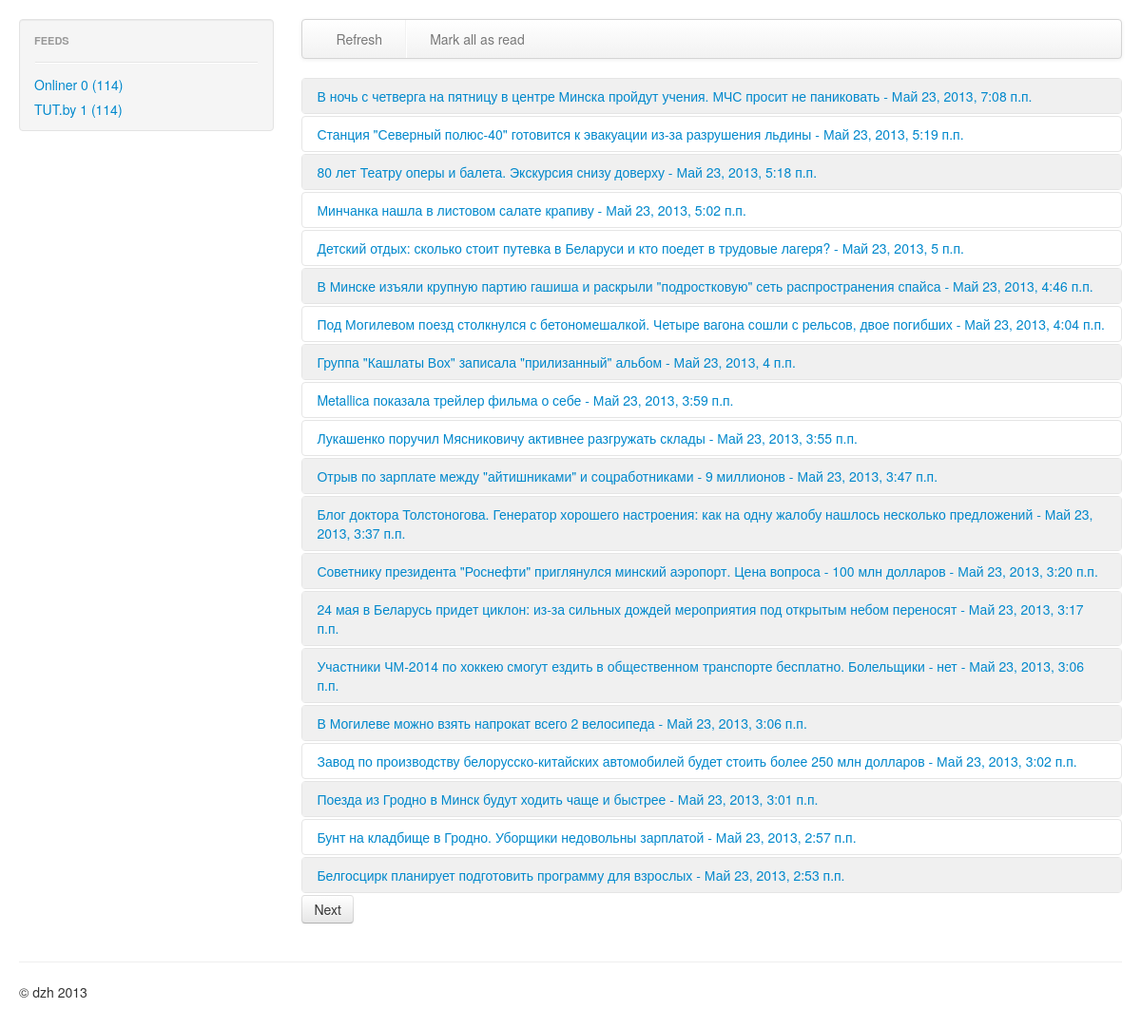
Page /reader/feeds/2/page on the earlier database version.
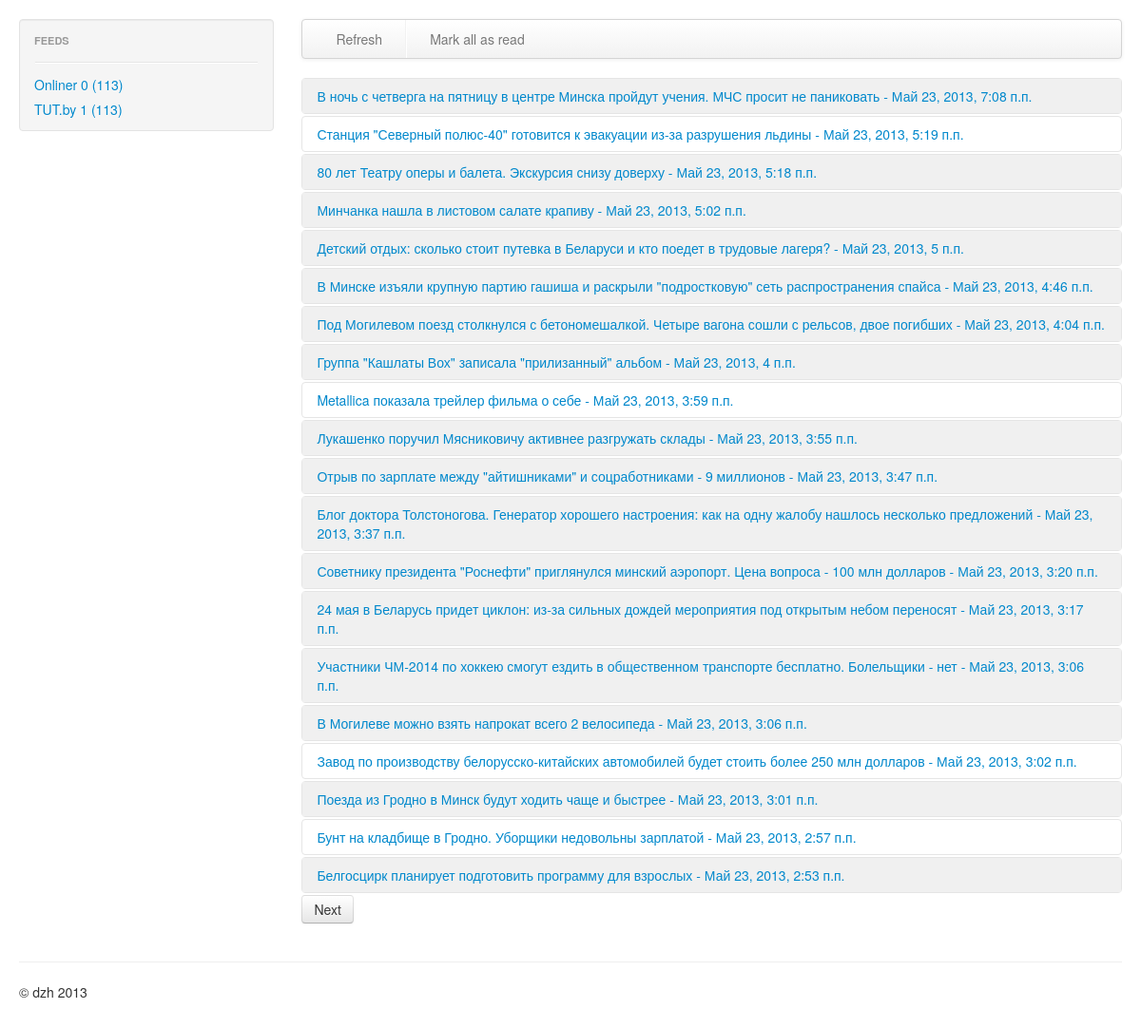
Same page on the later database version.
### reader/models.py (models this page shows, shortened)
class Feed(models.Model):
	name = models.CharField(max_length=255)
	link = models.URLField(max_length=255)

### reader/views.py (the view)
# urls.py: url(r'^feeds/(?P<pk>\d+)/page(?P<page>\d+)?$', views.NewsLineView.as_view(), name='feed_news'),
class NewsLineView(ListView):
	model = NewsLine
	paginate_by = 20
	def get_queryset(self):
		cnt = 1000
		return NewsLine.objects.filter(feed__exact=self.kwargs['pk']).order_by('-published')[:cnt]

### reader/templatetags/showfeeds.py (called while the page is built)
@register.inclusion_tag('reader/reader_feeds.html')
def show_feeds():
	feeds = Feed.objects.all()
	news_cnt = {}
	for cnt, feed in enumerate(feeds):
		newslines = NewsLine.objects.filter(feed__exact=feed.id).exclude(readed__exact=True)
		news_cnt[cnt] = newslines.count()
	return { 'feeds': feeds, 'news_cnt': news_cnt}

### reader/templates/reader/newsline_list.html (shortened to what this page needs)
{% extends "base.html" %}
{% block content %}
{% for item in object_list %}
<div class="accordion-group">
	<div class="accordion-heading {% if item.readed %} readed {% endif %}">
		<a class="accordion-toggle" data-toggle="collapse" data-parent="#news" href="#item{{ item.id }}" value="{{ item.id }}">{{ item.title }} - {{ item.published }}</a>
	</div>
</div>
{% endfor %}
<div>
	{% if page_obj.has_next %}
	<a href="page{{ page_obj.next_page_number }}">
	<button id="btn_nextnews" type="button" class="btn">Next</button>
	</a>
	{% endif %}
</div>
{% endblock %}

### reader/templates/reader/reader_feeds.html
<ul class="nav nav-list">
	<li class="nav-header">Feeds</li>
	<li class="divider"></li>
	{% for item in feeds %}
	<li><a href="{% url 'feed_news' item.id %}">{{ item.name }} {{forloop.counter0}} ({{ news_cnt.0 }})</a></li>
	{% endfor %}
</ul>

Differences in the rows shown:
computed for Feed "Onliner": news_cnt "114" → "113"
computed for Feed "TUT.by": news_cnt "114" → "113"
changed NewsLine "Минчанка нашла в листовом салате крапиву": readed True → True (drawn)
changed NewsLine "Детский отдых: сколько стоит путевка в Беларуси и кто поедет в трудовые лагеря?": readed True → True (drawn)
changed NewsLine "Май 23, 2013, 4:04 п.п.": readed True → True (drawn)
changed NewsLine "Лукашенко поручил Мясниковичу активнее разгружать склады": readed True → True (drawn)
